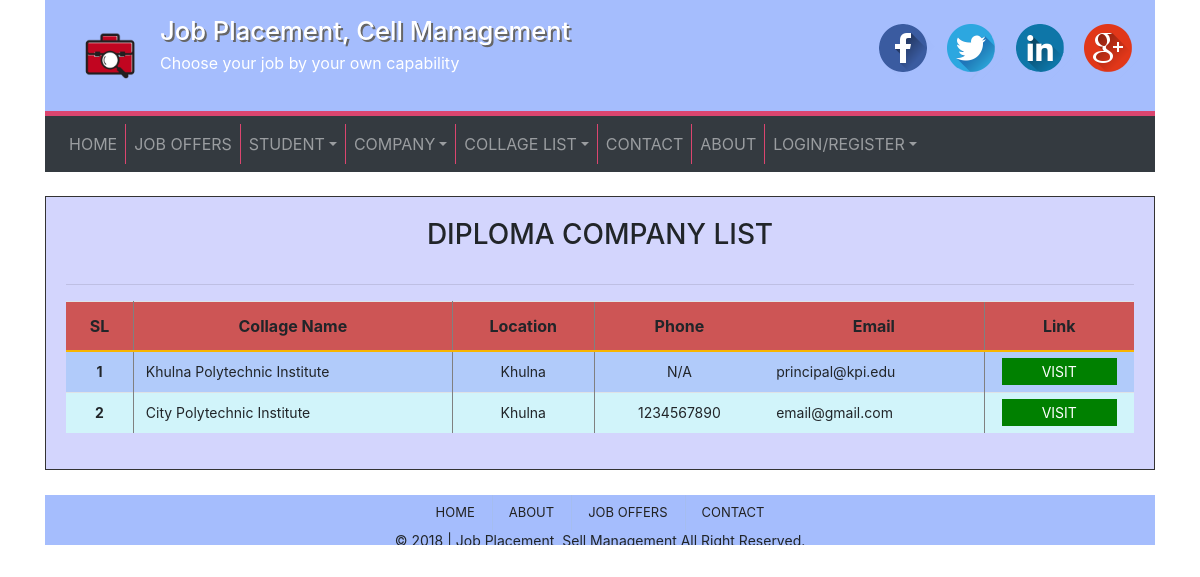
Page /pages/diploma-list.php on the committed database.
### tables this page shows
CREATE TABLE `collages` (
  `id` int(10) NOT NULL,
  `name` varchar(255) NOT NULL,
  `location` varchar(50) NOT NULL,
  `phone` varchar(20) NOT NULL,
  `email` varchar(100) NOT NULL,
  `url` varchar(255) NOT NULL,
  `board` varchar(30) NOT NULL
);

### pages/diploma-list.php (the view, shortened to what this page needs)
<?php
    require 'includes/header.php';
    $sql = "SELECT * FROM collages WHERE board='bteb' ORDER BY location";
    $query = mysqli_query($db, $sql);
?>
<div class="contentsection">
    <div class="row">
        <div class="col-md-12 mt-4 mb-4">
            <div class="maincontent fix">
                <h3 class="text-center text-uppercase pt-3 pb-3">diploma company list</h3>
                <hr>
                <table class="table c-table">
                    <tr>
	                    <th>SL</th>
	                    <th>Collage Name</th>
                        <th>Location</th>
                        <th>Phone</th>
                        <th>Email</th>
	                    <th>Link</th>
	                  </tr>
	                  <?php
	                  	$i = 1;
	                  	while ($row = mysqli_fetch_array($query)) {
	                  ?>
	                  <tr>
	                    <td><?php echo $i; ?></td>
	                    <td><?php echo $row['name'] ?></td>
                        <td><?php echo $row['location'] ?></td>
                        <td><?php echo $row['phone'] ?></td>
                        <td><?php echo $row['email'] ?></td>
	                    <td><a href="<?php echo $row['url'] ?>" target="_blank">Visit</a></td>
	                  </tr>
	                  <?php
	              		$i++;
	              		}
	              	  ?>
                </table>
            </div>
        </div>
    </div>
</div>
<?php require 'includes/footer.php'; ?>

### css/custom.css (style rules this page uses)
body { margin: 0; padding: 0; }
.fix { overflow: hidden; }
.maincontent { padding: 05px 20px 20px 20px; background: #D3D5FD; border: 1px solid #333; height: 100%; }
.maincontent .c-table { border-collapse: collapse; border: #d3d5fd; }
.maincontent .c-table tr:first-child { background: #cd5555 !important; border-bottom: 2px solid #f8b500; }
.maincontent .c-table tr:nth-child(odd) { background: #d1f4fa; }
.maincontent .c-table tr:nth-child(even) { background: #b1cbfa; }
.maincontent .c-table tr th:nth-child(1) { border-right: 1px solid gray; }
.maincontent .c-table tr th:nth-child(2) { border-right: 1px solid gray; }
.maincontent .c-table tr td { line-height: 16px; font-size: 14px; }
.maincontent .c-table tr td:nth-child(1) { text-align: center; font-weight: bold; border-right: 1px solid gray; display: table-cell; vertical-align: inherit; }
.maincontent .c-table tr td:nth-child(2) { border-right: 1px solid gray; }
.maincontent .c-table tr td:nth-child(3) { text-align: center; display: table-cell; vertical-align: inherit; }
.maincontent .c-table th { text-align: center; }
.maincontent .c-table tr th:nth-child(4) { border-left: 1px solid #808080; width: 170px; }
.maincontent .c-table tr td:nth-child(4) { text-align: center;border-left: 1px solid #808080; }
.maincontent .c-table tr th:nth-child(6) { border-left: 1px solid #808080; width: 150px; }
.maincontent .c-table tr td:nth-child(6) { text-align: center;border-left: 1px solid #808080; }
.maincontent .c-table tr td:nth-child(6) a { text-transform: uppercase; width: 100px; background: green; color: white; padding: 5px 40px; text-decoration: none; }

### rows in the picture
collages: name "Khulna Polytechnic Institute", location "Khulna", phone "N/A", email "principal@kpi.edu"
collages: name "City Polytechnic Institute", location "Khulna", phone "1234567890", email "email@gmail.com"
